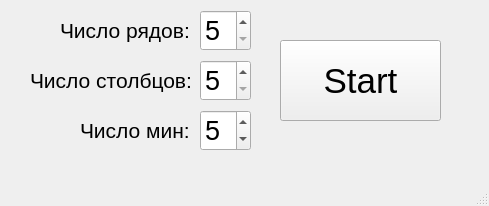
<?xml version="1.0" encoding="UTF-8"?>
<ui version="4.0">
 <class>MainWindow</class>
 <widget class="QMainWindow" name="MainWindow">
  <property name="geometry">
   <rect>
    <x>0</x>
    <y>0</y>
    <width>489</width>
    <height>206</height>
   </rect>
  </property>
  <property name="windowTitle">
   <string>MainWindow</string>
  </property>
  <widget class="QWidget" name="centralwidget">
   <widget class="QPushButton" name="startButton">
    <property name="geometry">
     <rect>
      <x>280</x>
      <y>40</y>
      <width>161</width>
      <height>81</height>
     </rect>
    </property>
    <property name="font">
     <font>
      <pointsize>26</pointsize>
     </font>
    </property>
    <property name="text">
     <string>Start</string>
    </property>
   </widget>
   <widget class="QSpinBox" name="rowSpinBox">
    <property name="geometry">
     <rect>
      <x>200</x>
      <y>10</y>
      <width>51</width>
      <height>41</height>
     </rect>
    </property>
    <property name="font">
     <font>
      <pointsize>20</pointsize>
     </font>
    </property>
    <property name="minimum">
     <number>5</number>
    </property>
    <property name="maximum">
     <number>24</number>
    </property>
    <property name="value">
     <number>5</number>
    </property>
   </widget>
   <widget class="QSpinBox" name="columnSpinBox">
    <property name="geometry">
     <rect>
      <x>200</x>
      <y>60</y>
      <width>51</width>
      <height>41</height>
     </rect>
    </property>
    <property name="font">
     <font>
      <pointsize>20</pointsize>
     </font>
    </property>
    <property name="minimum">
     <number>5</number>
    </property>
    <property name="maximum">
     <number>30</number>
    </property>
    <property name="value">
     <number>5</number>
    </property>
   </widget>
   <widget class="QSpinBox" name="minesSpinBox">
    <property name="geometry">
     <rect>
      <x>200</x>
      <y>110</y>
      <width>51</width>
      <height>41</height>
     </rect>
    </property>
    <property name="font">
     <font>
      <pointsize>20</pointsize>
     </font>
    </property>
    <property name="value">
     <number>5</number>
    </property>
   </widget>
   <widget class="QLabel" name="label">
    <property name="geometry">
     <rect>
      <x>60</x>
      <y>10</y>
      <width>131</width>
      <height>41</height>
     </rect>
    </property>
    <property name="font">
     <font>
      <pointsize>16</pointsize>
     </font>
    </property>
    <property name="text">
     <string>Число рядов:</string>
    </property>
   </widget>
   <widget class="QLabel" name="label_4">
    <property name="geometry">
     <rect>
      <x>80</x>
      <y>110</y>
      <width>111</width>
      <height>41</height>
     </rect>
    </property>
    <property name="font">
     <font>
      <pointsize>16</pointsize>
     </font>
    </property>
    <property name="text">
     <string>Число мин:</string>
    </property>
   </widget>
   <widget class="QLabel" name="label_5">
    <property name="geometry">
     <rect>
      <x>30</x>
      <y>60</y>
      <width>161</width>
      <height>41</height>
     </rect>
    </property>
    <property name="font">
     <font>
      <pointsize>16</pointsize>
     </font>
    </property>
    <property name="text">
     <string>Число столбцов:</string>
    </property>
   </widget>
  </widget>
  <widget class="QMenuBar" name="menubar">
   <property name="geometry">
    <rect>
     <x>0</x>
     <y>0</y>
     <width>489</width>
     <height>21</height>
    </rect>
   </property>
  </widget>
  <widget class="QStatusBar" name="statusbar"/>
 </widget>
 <resources/>
 <connections>
  <connection>
   <sender>startButton</sender>
   <signal>clicked()</signal>
   <receiver>MainWindow</receiver>
   <slot>startGame()</slot>
   <hints>
    <hint type="sourcelabel">
     <x>366</x>
     <y>109</y>
    </hint>
    <hint type="destinationlabel">
     <x>470</x>
     <y>118</y>
    </hint>
   </hints>
  </connection>
  <connection>
   <sender>columnSpinBox</sender>
   <signal>valueChanged(int)</signal>
   <receiver>MainWindow</receiver>
   <slot>changeMinesSpinBoxBorders()</slot>
   <hints>
    <hint type="sourcelabel">
     <x>218</x>
     <y>108</y>
    </hint>
    <hint type="destinationlabel">
     <x>305</x>
     <y>174</y>
    </hint>
   </hints>
  </connection>
  <connection>
   <sender>rowSpinBox</sender>
   <signal>valueChanged(int)</signal>
   <receiver>MainWindow</receiver>
   <slot>changeMinesSpinBoxBorders()</slot>
   <hints>
    <hint type="sourcelabel">
     <x>234</x>
     <y>57</y>
    </hint>
    <hint type="destinationlabel">
     <x>31</x>
     <y>77</y>
    </hint>
   </hints>
  </connection>
  <connection>
   <sender>minesSpinBox</sender>
   <signal>valueChanged(int)</signal>
   <receiver>MainWindow</receiver>
   <slot>changeMinesSpinBoxBorders()</slot>
   <hints>
    <hint type="sourcelabel">
     <x>242</x>
     <y>149</y>
    </hint>
    <hint type="destinationlabel">
     <x>282</x>
     <y>156</y>
    </hint>
   </hints>
  </connection>
 </connections>
 <slots>
  <slot>startGame()</slot>
  <slot>changeMinesSpinBoxBorders()</slot>
 </slots>
</ui>
